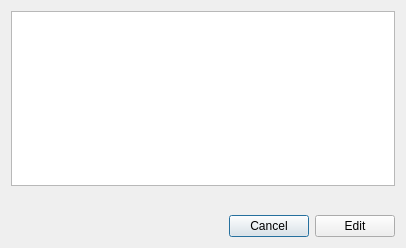
<?xml version="1.0" encoding="UTF-8"?>
<ui version="4.0">
 <class>SelectConfigWidget</class>
 <widget class="QDialog" name="SelectConfigWidget">
  <property name="geometry">
   <rect>
    <x>0</x>
    <y>0</y>
    <width>406</width>
    <height>248</height>
   </rect>
  </property>
  <property name="windowTitle">
   <string>SelectConfigWidget</string>
  </property>
  <layout class="QGridLayout" name="gridLayout">
   <item row="0" column="0">
    <layout class="QVBoxLayout" name="verticalLayout">
     <item>
      <widget class="QListWidget" name="list_configs">
       <property name="batchSize">
        <number>40</number>
       </property>
      </widget>
     </item>
     <item>
      <spacer name="verticalSpacer">
       <property name="orientation">
        <enum>Qt::Vertical</enum>
       </property>
       <property name="sizeHint" stdset="0">
        <size>
         <width>20</width>
         <height>40</height>
        </size>
       </property>
      </spacer>
     </item>
     <item>
      <layout class="QHBoxLayout" name="horizontalLayout">
       <item>
        <spacer name="horizontalSpacer">
         <property name="orientation">
          <enum>Qt::Horizontal</enum>
         </property>
         <property name="sizeHint" stdset="0">
          <size>
           <width>40</width>
           <height>20</height>
          </size>
         </property>
        </spacer>
       </item>
       <item>
        <widget class="QPushButton" name="button_cancel">
         <property name="text">
          <string>Cancel</string>
         </property>
        </widget>
       </item>
       <item>
        <widget class="QPushButton" name="button_edit">
         <property name="text">
          <string>Edit</string>
         </property>
        </widget>
       </item>
      </layout>
     </item>
    </layout>
   </item>
  </layout>
 </widget>
 <layoutdefault spacing="6" margin="11"/>
 <resources/>
 <connections/>
</ui>
